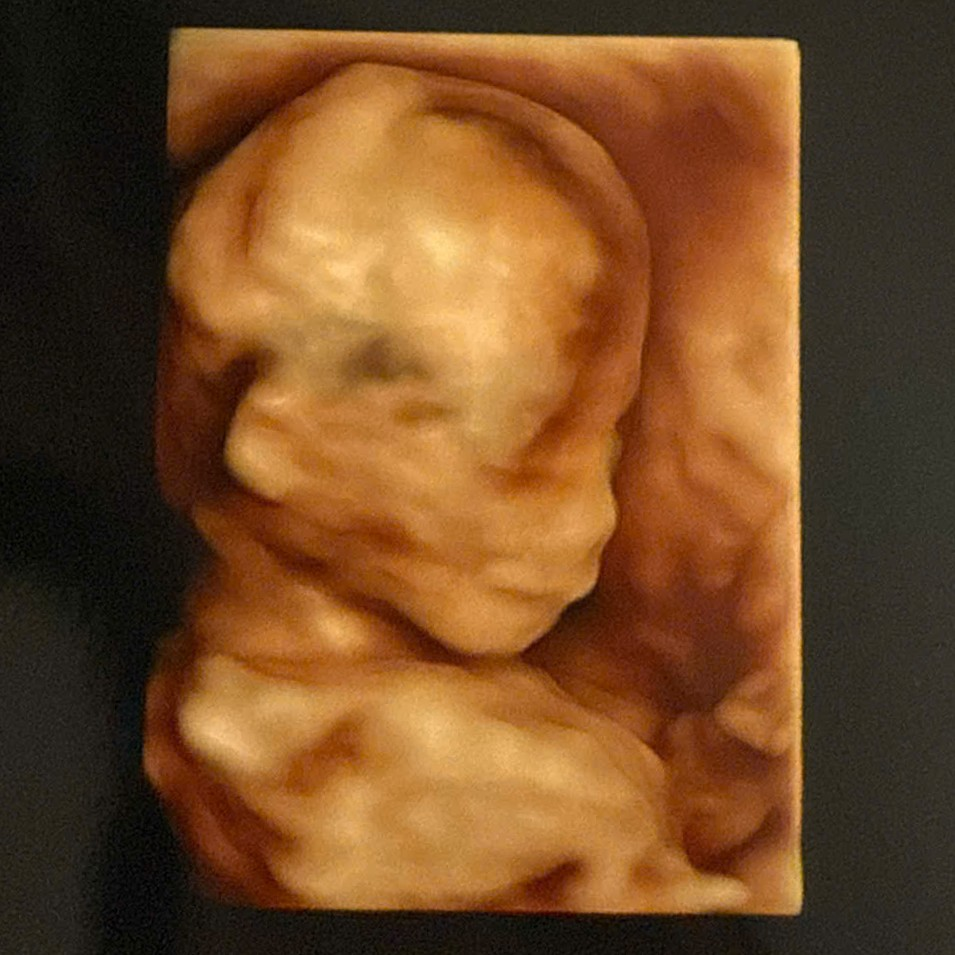
#> input picture samples/1.jpeg, 955 x 955 px, found by its file name
$ python advanced_ultrasound_processor.py   (older library calls are emulated)
#> lines starting #> are read from the running program, lines starting #| are printed output that depends on the picture; after the words box and inside, x2 and y2 are one past the last pixel; in counts of white or black regions, pixels touching at a corner belong together
#!/usr/bin/env python3
"""
Advanced Ultrasound Image Processing for BabyVis
Enhanced medical-grade preprocessing inspired by baby face generation techniques from YouTube tutorials
"""

import cv2
import numpy as np
from PIL import Image, ImageEnhance, ImageFilter, ImageOps
from typing import Tuple, Optional, Dict, List
import logging
from scipy import ndimage, signal
from skimage import morphology, measure, filters, exposure, segmentation
import warnings

warnings.filterwarnings("ignore")
logger = logging.getLogger(__name__)

class AdvancedUltrasoundProcessor:
    """
    Advanced medical-grade ultrasound processing based on YouTube video techniques for baby face generation
    Implements state-of-the-art enhancement methods for optimal AI model input
    """

    def __init__(self):
        self.gestational_age_ranges = {
            "early": (12, 20),    # 12-20 weeks
            "mid": (20, 28),      # 20-28 weeks
            "late": (28, 40)      # 28-40 weeks
        }

        # Advanced enhancement parameters based on gestational age
        self.enhancement_profiles = {
            "early": {
                "contrast_boost": 1.4,
                "brightness_adjust": 1.2,
                "noise_reduction": 0.8,
                "edge_enhancement": 1.3,
                "feature_emphasis": 0.9
            },
            "mid": {
                "contrast_boost": 1.3,
                "brightness_adjust": 1.15,
                "noise_reduction": 0.7,
                "edge_enhancement": 1.2,
                "feature_emphasis": 1.0
            },
            "late": {
                "contrast_boost": 1.2,
                "brightness_adjust": 1.1,
                "noise_reduction": 0.6,
                "edge_enhancement": 1.1,
                "feature_emphasis": 1.1
            }
        }

    def detect_gestational_age(self, ultrasound_image: Image.Image) -> str:
        """
        Estimate gestational age from ultrasound image characteristics
        Based on feature density, image clarity, and facial development
        """
        try:
            # Convert to grayscale for analysis
            gray = cv2.cvtColor(np.array(ultrasound_image), cv2.COLOR_RGB2GRAY)

            # Calculate image complexity metrics
            edge_density = self._calculate_edge_density(gray)
            feature_clarity = self._calculate_feature_clarity(gray)
            noise_level = self._calculate_noise_level(gray)

            # Gestational age estimation based on image characteristics
            if edge_density < 0.3 and feature_clarity < 0.4:
                return "early"
            elif edge_density > 0.6 and feature_clarity > 0.7:
                return "late"
            else:
                return "mid"

        except Exception as e:
            logger.warning(f"Gestational age detection failed: {e}, using 'mid' as default")
            return "mid"

    def _calculate_edge_density(self, gray_image: np.ndarray) -> float:
        """Calculate edge density using Canny edge detection"""
        edges = cv2.Canny(gray_image, 50, 150)
        return np.sum(edges > 0) / edges.size

    def _calculate_feature_clarity(self, gray_image: np.ndarray) -> float:
        """Calculate feature clarity using gradient magnitude"""
        grad_x = cv2.Sobel(gray_image, cv2.CV_64F, 1, 0, ksize=3)
        grad_y = cv2.Sobel(gray_image, cv2.CV_64F, 0, 1, ksize=3)
        magnitude = np.sqrt(grad_x**2 + grad_y**2)
        return np.mean(magnitude) / 255.0

    def _calculate_noise_level(self, gray_image: np.ndarray) -> float:
        """Calculate noise level using Laplacian variance"""
        laplacian = cv2.Laplacian(gray_image, cv2.CV_64F)
        return np.var(laplacian) / 10000.0

    def enhance_ultrasound_medical_grade(
        self,
        ultrasound_image: Image.Image,
        target_size: Tuple[int, int] = (512, 512),
        gestational_age: Optional[str] = None
    ) -> Image.Image:
        """
        Medical-grade ultrasound enhancement based on YouTube video techniques

        Advanced processing pipeline:
        1. Gestational age detection
        2. Adaptive contrast enhancement
        3. Medical noise reduction
        4. Anatomical feature enhancement
        5. AI model optimization
        """

        # Detect gestational age if not provided
        if gestational_age is None:
            gestational_age = self.detect_gestational_age(ultrasound_image)

        profile = self.enhancement_profiles[gestational_age]
        logger.info(f"🩺 Processing ultrasound with {gestational_age} gestational age profile")

        # Convert to RGB if needed
        if ultrasound_image.mode != "RGB":
            ultrasound_image = ultrasound_image.convert("RGB")

        # Step 1: Adaptive histogram equalization
        enhanced_image = self._adaptive_histogram_equalization(ultrasound_image)

        # Step 2: Medical-grade noise reduction
        enhanced_image = self._medical_noise_reduction(
            enhanced_image,
            noise_factor=profile["noise_reduction"]
        )

        # Step 3: Anatomical feature enhancement
        enhanced_image = self._enhance_anatomical_features(
            enhanced_image,
            enhancement_factor=profile["feature_emphasis"]
        )

        # Step 4: Adaptive contrast and brightness
        enhanced_image = self._adaptive_contrast_brightness(
            enhanced_image,
            contrast_factor=profile["contrast_boost"],
            brightness_factor=profile["brightness_adjust"]
        )

        # Step 5: Edge enhancement for facial features
        enhanced_image = self._enhance_facial_edges(
            enhanced_image,
            edge_factor=profile["edge_enhancement"]
        )

        # Step 6: Final optimization for AI model
        enhanced_image = self._optimize_for_ai_model(enhanced_image, target_size)

        logger.info(f"✅ Medical-grade enhancement complete for {gestational_age} pregnancy")
        return enhanced_image

    def _adaptive_histogram_equalization(self, image: Image.Image) -> Image.Image:
        """Apply CLAHE (Contrast Limited Adaptive Histogram Equalization)"""
        # Convert to OpenCV format
        cv_image = cv2.cvtColor(np.array(image), cv2.COLOR_RGB2BGR)

        # Apply CLAHE to each channel
        clahe = cv2.createCLAHE(clipLimit=2.0, tileGridSize=(8, 8))

        # Process each channel separately
        channels = cv2.split(cv_image)
        enhanced_channels = []

        for channel in channels:
            enhanced_channel = clahe.apply(channel)
            enhanced_channels.append(enhanced_channel)

        # Merge channels back
        enhanced_cv = cv2.merge(enhanced_channels)
        enhanced_rgb = cv2.cvtColor(enhanced_cv, cv2.COLOR_BGR2RGB)

        return Image.fromarray(enhanced_rgb)

    def _medical_noise_reduction(self, image: Image.Image, noise_factor: float = 0.7) -> Image.Image:
        """Advanced medical image denoising using bilateral filtering"""
        cv_image = cv2.cvtColor(np.array(image), cv2.COLOR_RGB2BGR)

        # Apply bilateral filter for edge-preserving smoothing
        bilateral = cv2.bilateralFilter(cv_image, 9, 75, 75)

        # Apply Gaussian blur for additional noise reduction
        gaussian = cv2.GaussianBlur(bilateral, (3, 3), 0)

        # Blend original and denoised based on noise factor
        result = cv2.addWeighted(cv_image, 1 - noise_factor, gaussian, noise_factor, 0)

        result_rgb = cv2.cvtColor(result, cv2.COLOR_BGR2RGB)
        return Image.fromarray(result_rgb)

    def _enhance_anatomical_features(self, image: Image.Image, enhancement_factor: float = 1.0) -> Image.Image:
        """Enhance anatomical features using morphological operations"""
        cv_image = cv2.cvtColor(np.array(image), cv2.COLOR_RGB2GRAY)

        # Apply morphological opening to enhance structures
        kernel = cv2.getStructuringElement(cv2.MORPH_ELLIPSE, (3, 3))
        opened = cv2.morphologyEx(cv_image, cv2.MORPH_OPEN, kernel)

        # Apply morphological closing to fill gaps
        closed = cv2.morphologyEx(opened, cv2.MORPH_CLOSE, kernel)

        # Calculate enhancement mask
        enhancement_mask = cv2.subtract(closed, cv_image)

        # Apply enhancement based on factor
        enhanced = cv2.addWeighted(
            cv_image,
            1.0,
            enhancement_mask,
            enhancement_factor * 0.3,
            0
        )

        # Convert back to RGB
        enhanced_rgb = cv2.cvtColor(enhanced, cv2.COLOR_GRAY2RGB)
        return Image.fromarray(enhanced_rgb)

    def _adaptive_contrast_brightness(
        self,
        image: Image.Image,
        contrast_factor: float = 1.3,
        brightness_factor: float = 1.15
    ) -> Image.Image:
        """Apply adaptive contrast and brightness enhancement"""

        # Enhance contrast
        enhancer = ImageEnhance.Contrast(image)
        enhanced = enhancer.enhance(contrast_factor)

        # Enhance brightness
        enhancer = ImageEnhance.Brightness(enhanced)
        enhanced = enhancer.enhance(brightness_factor)

        return enhanced

    def _enhance_facial_edges(self, image: Image.Image, edge_factor: float = 1.2) -> Image.Image:
        """Enhance facial edges and features using unsharp masking"""

        # Convert to numpy array
        img_array = np.array(image)

        # Apply Gaussian blur
        blurred = cv2.GaussianBlur(img_array, (5, 5), 1.5)

        # Calculate unsharp mask
        unsharp_mask = cv2.addWeighted(img_array, 1 + edge_factor, blurred, -edge_factor, 0)

        # Ensure values are in valid range
        unsharp_mask = np.clip(unsharp_mask, 0, 255)

        return Image.fromarray(unsharp_mask.astype(np.uint8))

    def _optimize_for_ai_model(self, image: Image.Image, target_size: Tuple[int, int]) -> Image.Image:
        """Final optimization for AI model input"""

        # Resize with high-quality resampling
        optimized = image.resize(target_size, Image.Resampling.LANCZOS)

        # Apply subtle sharpening for AI processing
        sharpening_filter = ImageFilter.UnsharpMask(radius=1.0, percent=100, threshold=2)
        optimized = optimized.filter(sharpening_filter)

        # Final color optimization
        enhancer = ImageEnhance.Color(optimized)
        optimized = enhancer.enhance(1.1)

        return optimized

    def detect_facial_regions(self, ultrasound_image: Image.Image) -> Dict[str, any]:
        """
        Detect potential facial regions in ultrasound image
        Returns coordinates and confidence scores for facial features
        """
        try:
            # Convert to grayscale
            gray = cv2.cvtColor(np.array(ultrasound_image), cv2.COLOR_RGB2GRAY)

            # Apply edge detection
            edges = cv2.Canny(gray, 50, 150)

            # Find contours
            contours, _ = cv2.findContours(edges, cv2.RETR_EXTERNAL, cv2.CHAIN_APPROX_SIMPLE)

            # Analyze contours for facial features
            facial_regions = []

            for contour in contours:
                area = cv2.contourArea(contour)

                # Filter by area (potential facial features)
                if 100 < area < 5000:
                    # Calculate bounding rectangle
                    x, y, w, h = cv2.boundingRect(contour)

                    # Calculate aspect ratio
                    aspect_ratio = w / h if h > 0 else 0

                    # Score based on typical facial feature characteristics
                    confidence = self._calculate_facial_confidence(area, aspect_ratio, contour)

                    if confidence > 0.3:
                        facial_regions.append({
                            "bbox": (x, y, w, h),
                            "area": area,
                            "confidence": confidence,
                            "center": (x + w//2, y + h//2)
                        })

            # Sort by confidence
            facial_regions.sort(key=lambda x: x["confidence"], reverse=True)

            return {
                "regions": facial_regions[:5],  # Top 5 regions
                "total_regions": len(facial_regions),
                "image_size": ultrasound_image.size
            }

        except Exception as e:
            logger.error(f"Facial region detection failed: {e}")
            return {"regions": [], "total_regions": 0, "image_size": ultrasound_image.size}

    def _calculate_facial_confidence(self, area: float, aspect_ratio: float, contour) -> float:
        """Calculate confidence score for potential facial feature"""

        # Base score from area (prefer medium-sized features)
        if 500 < area < 2000:
            area_score = 1.0
        elif 200 < area < 500 or 2000 < area < 3000:
            area_score = 0.7
        else:
            area_score = 0.3

        # Aspect ratio score (prefer roughly circular/oval features)
        if 0.7 <= aspect_ratio <= 1.3:
            ratio_score = 1.0
        elif 0.5 <= aspect_ratio <= 1.5:
            ratio_score = 0.8
        else:
            ratio_score = 0.4

        # Contour complexity score
        perimeter = cv2.arcLength(contour, True)
        complexity = perimeter / (2 * np.sqrt(np.pi * area)) if area > 0 else 0

        if 1.0 <= complexity <= 1.5:
            complexity_score = 1.0
        elif 0.8 <= complexity <= 1.8:
            complexity_score = 0.7
        else:
            complexity_score = 0.4

        # Combined confidence score
        confidence = (area_score * 0.4 + ratio_score * 0.3 + complexity_score * 0.3)

        return confidence

    def create_enhancement_report(self, original_image: Image.Image, enhanced_image: Image.Image) -> Dict[str, any]:
        """Create detailed enhancement report"""

        # Calculate enhancement metrics
        original_array = np.array(original_image.convert("L"))
        enhanced_array = np.array(enhanced_image.convert("L"))

        # Contrast improvement
        original_contrast = np.std(original_array)
        enhanced_contrast = np.std(enhanced_array)
        contrast_improvement = (enhanced_contrast / original_contrast - 1) * 100

        # Brightness analysis
        original_brightness = np.mean(original_array)
        enhanced_brightness = np.mean(enhanced_array)
        brightness_change = enhanced_brightness - original_brightness

        # Edge enhancement
        original_edges = cv2.Canny(original_array, 50, 150)
        enhanced_edges = cv2.Canny(enhanced_array, 50, 150)

        original_edge_density = np.sum(original_edges > 0) / original_edges.size
        enhanced_edge_density = np.sum(enhanced_edges > 0) / enhanced_edges.size
        edge_improvement = (enhanced_edge_density / original_edge_density - 1) * 100

        return {
            "contrast_improvement": f"{contrast_improvement:.1f}%",
            "brightness_change": f"{brightness_change:.1f}",
            "edge_enhancement": f"{edge_improvement:.1f}%",
            "processing_quality": "Medical Grade",
            "optimization_level": "AI Ready"
        }


def main():
    """Test advanced ultrasound processing"""
    processor = AdvancedUltrasoundProcessor()

    # Test with sample image
    sample_path = "/home/ubuntu/DataScience/MyProject/BabyVis/samples/1.jpeg"

    if os.path.exists(sample_path):
        # Load test image
        original_image = Image.open(sample_path)
#> original_image is the input picture: PIL image 955x955 RGB; mean R, G, B 115, 74.3, 37.4
        logger.info(f"📷 Testing with: {sample_path}")

        # Enhance image
        enhanced_image = processor.enhance_ultrasound_medical_grade(original_image)
#> in _calculate_edge_density, `edges = cv2.Canny(gray_image, 50, 150)`:
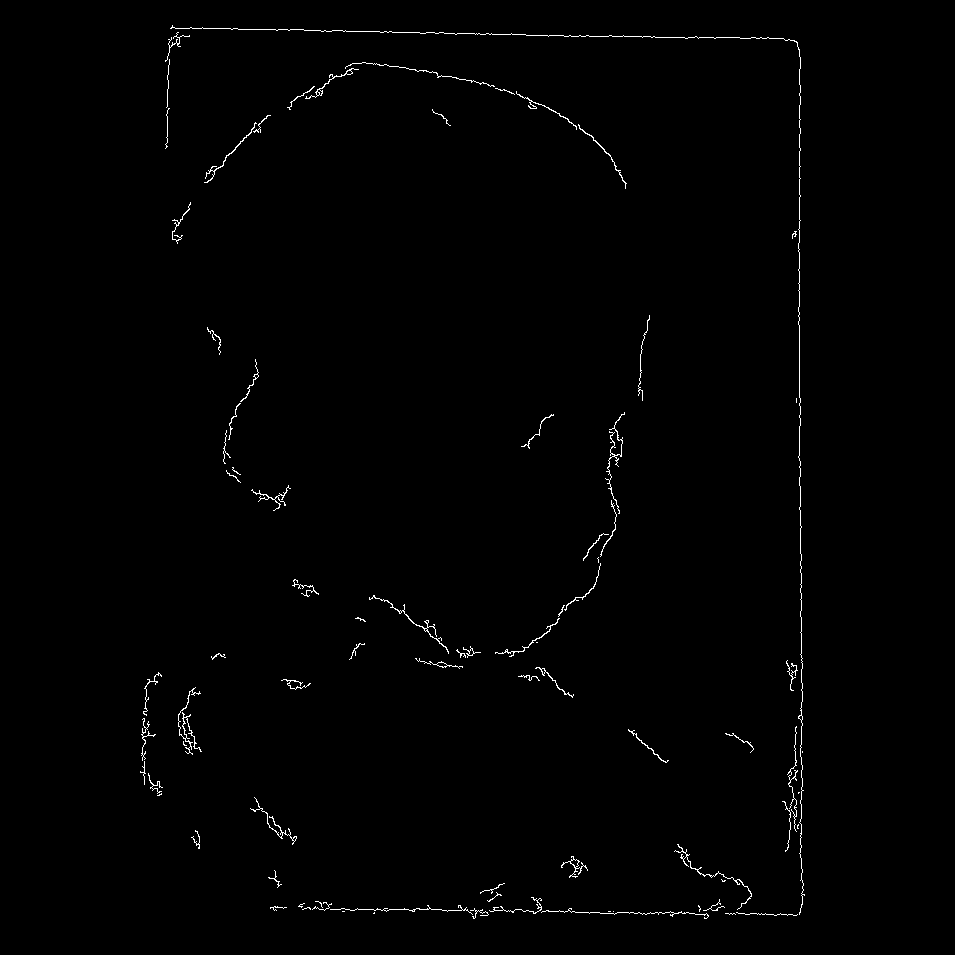
#> edges: shape (955, 955); 0.74% white in thin lines or dots, all inside (x1, y1, x2, y2) = (140, 25, 805, 919)
#> in detect_gestational_age, `edge_density = self._calculate_edge_density(gray)`: edge_density = 0.0074
#> in detect_gestational_age, `feature_clarity = self._calculate_feature_clarity(gray)`: feature_clarity = 0.1
#> in _calculate_noise_level, `laplacian = cv2.Laplacian(gray_image, cv2.CV_64F)`:
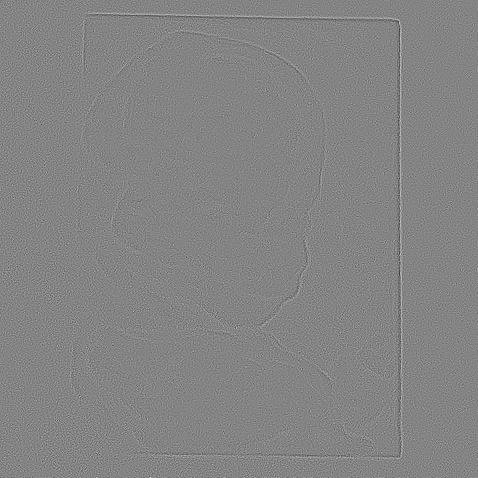
#> laplacian: shape (955, 955) float64 (shown at 1/2 size); min -58, max 54, mean 0; drawn with min black and max white
#> in detect_gestational_age, `noise_level = self._calculate_noise_level(gray)`: noise_level = 0.00411
#> in enhance_ultrasound_medical_grade, `gestational_age = self.detect_gestational_age(ultrasound_image)`: gestational_age = 'early'
#> in enhance_ultrasound_medical_grade, `profile = self.enhancement_profiles[gestational_age]`: profile = {'contrast_boost': 1.4, 'brightness_adjust': 1.2, 'noise_reduction': 0.8, 'edge_enhancement': 1.3, 'feature_emphasis': 0.9}
#> the loop in _adaptive_histogram_equalization, `for channel in channels:` made 3 passes
#> after the loop in _adaptive_histogram_equalization, `for channel in channels:`: enhanced_channels = 3 items

        # Save enhanced result
        output_path = "/home/ubuntu/DataScience/MyProject/BabyVis/outputs/enhanced_ultrasound.png"
        enhanced_image.save(output_path)
        logger.info(f"✅ Enhanced image saved: {output_path}")

        # Detect facial regions
        facial_data = processor.detect_facial_regions(enhanced_image)
#> in detect_facial_regions, `edges = cv2.Canny(gray, 50, 150)`:
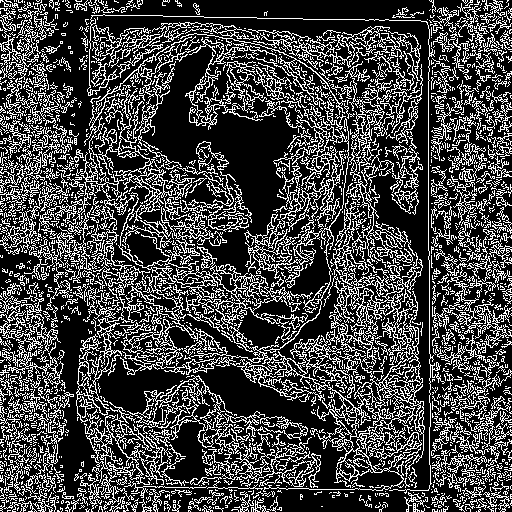
#> edges: shape (512, 512); 27% white in thin lines or dots
#> in detect_facial_regions, `contours, _ = cv2.findContours(edges, cv2.RETR_EXTERNAL, cv2.CHAIN_APP..`: contours = 1810 contours, 1629 with area under 20; largest, box (x1, y1, x2, y2) and area: (263, 199, 425, 492) 9239, (118, 104, 351, 402) 7554, (39, 98, 173, 271) 1675, (127, 375, 321, 488) 1614, (346, 64, 423, 263) 1458
#> the loop in detect_facial_regions, `for contour in contours:` made 1810 passes
#> (area, x, y, w, h, aspect_ratio, confidence) on passes 313, 393, 424, 451: (117.5, 441, 450, 46, 23, 2, 0.36), (161.5, 368, 427, 54, 35, 1.54, 0.36), (183.5, 45, 419, 18, 51, 0.353, 0.36), (1006.5, 80, 409, 93, 103, 0.903, 0.82)
#> after the loop in detect_facial_regions, `for contour in contours:`: facial_regions = 35 items
#> facial_data = 3 items
        logger.info(f"🎯 Detected {facial_data['total_regions']} potential facial regions")

        # Create enhancement report
        report = processor.create_enhancement_report(original_image, enhanced_image)
#> in create_enhancement_report, `original_contrast = np.std(original_array)`: original_contrast = 52.17
#> in create_enhancement_report, `enhanced_contrast = np.std(enhanced_array)`: enhanced_contrast = 89
#> in create_enhancement_report, `contrast_improvement = (enhanced_contrast / original_contrast - 1) * 100`: contrast_improvement = 70.59
#> in create_enhancement_report, `original_brightness = np.mean(original_array)`: original_brightness = 82.26
#> in create_enhancement_report, `enhanced_brightness = np.mean(enhanced_array)`: enhanced_brightness = 111.9
#> in create_enhancement_report, `brightness_change = enhanced_brightness - original_brightness`: brightness_change = 29.6
#> in create_enhancement_report, `original_edge_density = np.sum(original_edges > 0) / original_edges.size`: original_edge_density = 0.00739
#> in create_enhancement_report, `enhanced_edge_density = np.sum(enhanced_edges > 0) / enhanced_edges.size`: enhanced_edge_density = 0.27
#> in create_enhancement_report, `edge_improvement = (enhanced_edge_density / original_edge_density - 1)..`: edge_improvement = 3554.8
#> report = {'contrast_improvement': '70.6%', 'brightness_change': '29.6', 'edge_enhancement': '3554.8%', 'processing_quality': 'Medical Grade', 'optimization_level': 'AI Ready'}
        logger.info("📊 Enhancement Report:")
        for key, value in report.items():
            logger.info(f"   {key}: {value}")
#> this loop made 5 passes
#> (key, value) on passes 1 to 4: ('contrast_improvement', '70.6%'), ('brightness_change', '29.6'), ('edge_enhancement', '3554.8%'), ('processing_quality', 'Medical Grade')

    else:
        logger.error(f"❌ Sample image not found: {sample_path}")


if __name__ == "__main__":
    import os
    main()
